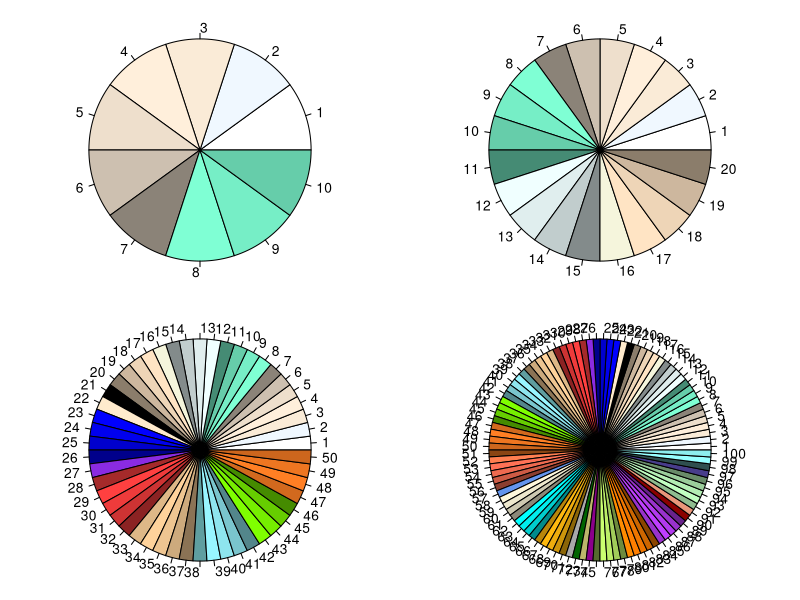
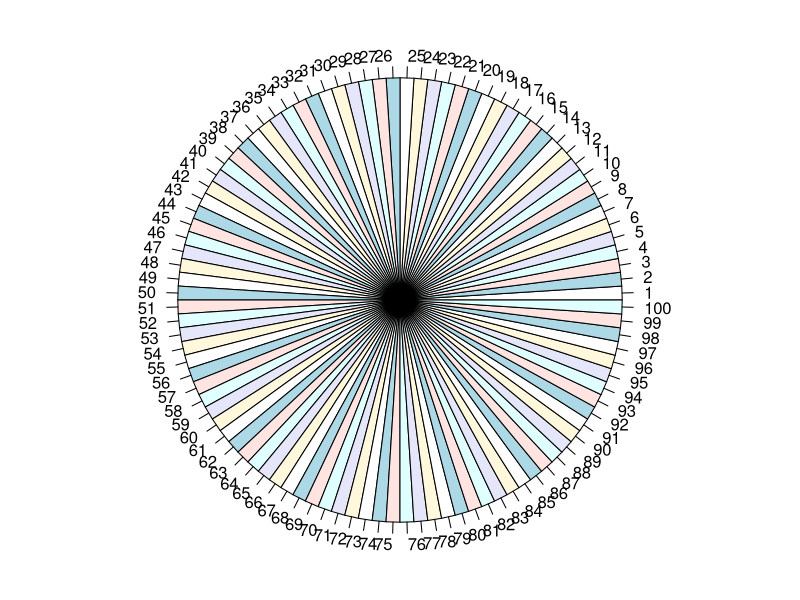
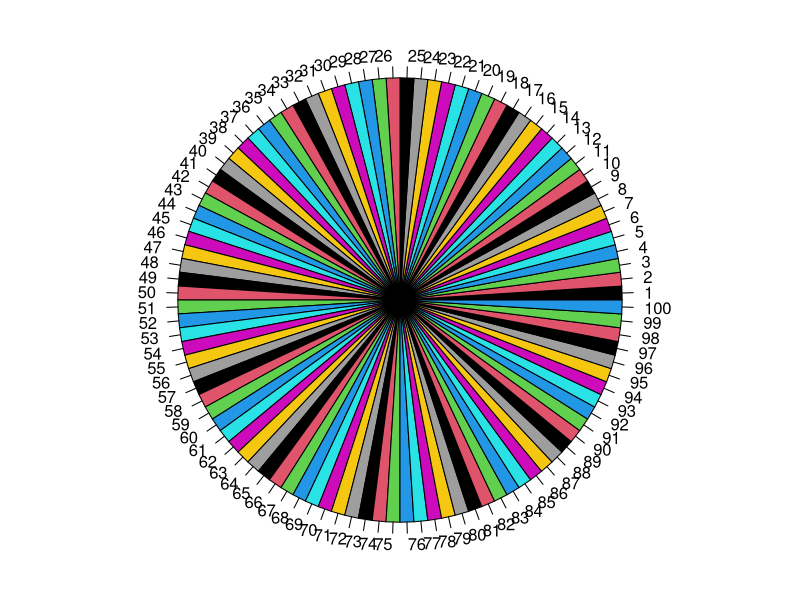
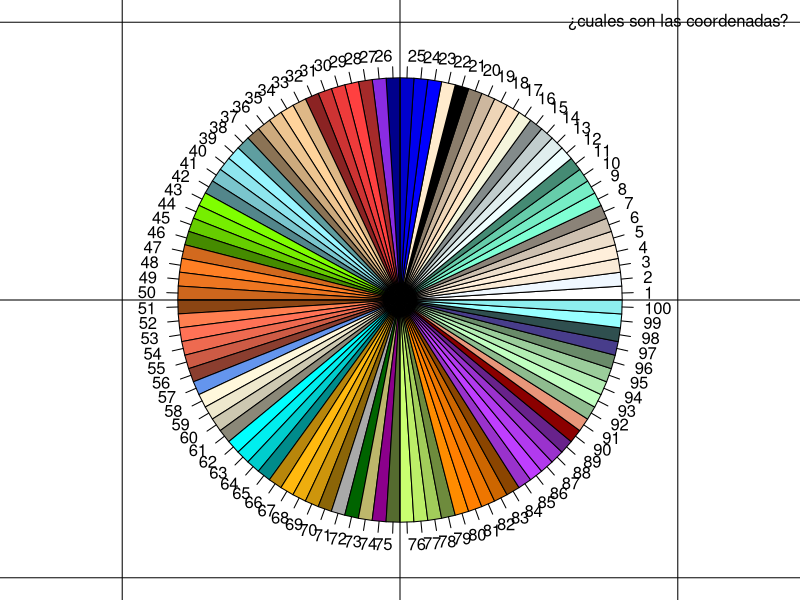
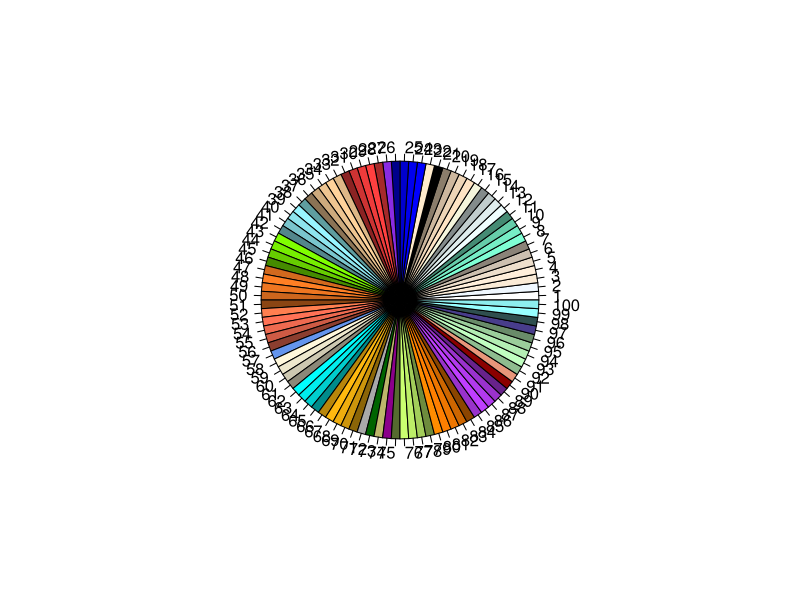
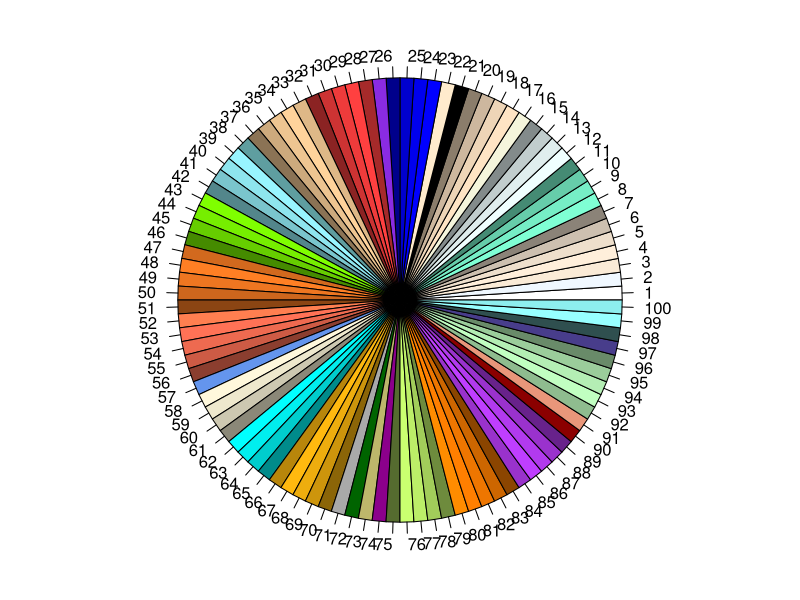
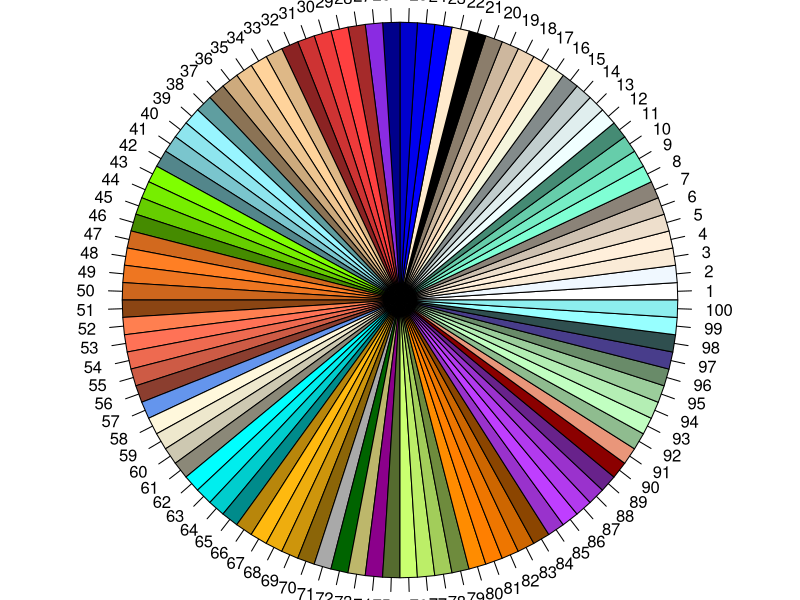
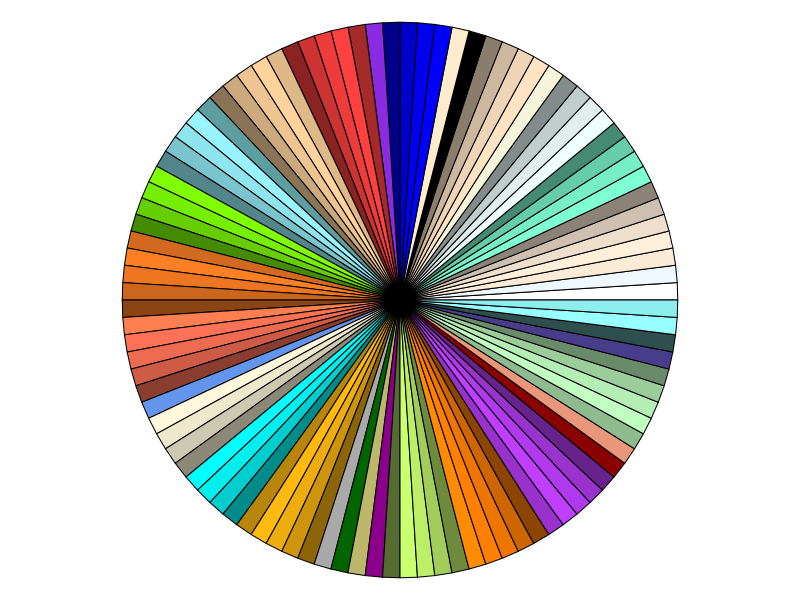

R code for these plots, in order:
todos <- colors(T)
par(mfrow=c(2,2),oma=rep(0,4),mar=rep(0,4))
pie(rep(1,10),col=todos)
pie(rep(1,20),col=todos)
pie(rep(1,50),col=todos)
pie(rep(1,100),col=todos)

par(mfrow=c(1,1),oma=rep(0,4),mar=rep(0,4))
pie(rep(1,100))
pie(rep(1,100),col=1:100)
pie(rep(1,100),col=todos)
text(1,1,'¿cuales son las coordenadas?')
abline(h=c(-1,0,1),v=c(-1,0,1))
pie(rep(1,100),col=todos,radius = 0.5)
pie(rep(1,100),col=todos,radius = 0.8)
pie(rep(1,100),col=todos,radius = 1.0)
pie(rep(1,100),col=todos,radius = 1.0,labels = '')
